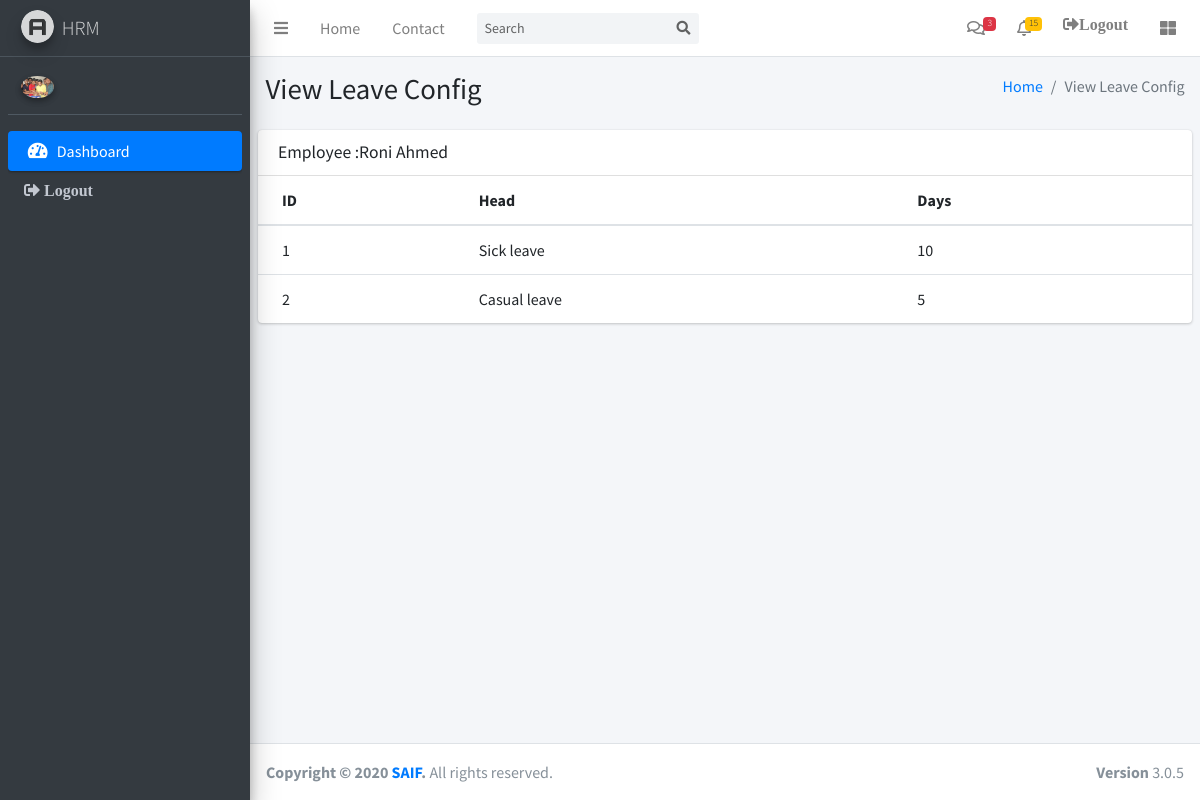
Page /index.php/LeaveController/ViewConfig/1 on the committed database.
### tables this page shows
CREATE TABLE `employees` (
  `id` int(10) UNSIGNED NOT NULL,
  `name` varchar(45) NOT NULL DEFAULT '',
  `contact` varchar(45) NOT NULL DEFAULT '',
  `joining_date` datetime DEFAULT NULL,
  `email` varchar(45) NOT NULL DEFAULT '',
  `user_id` int(10) UNSIGNED DEFAULT NULL,
  `image` varchar(150) NOT NULL,
  `position` varchar(45) NOT NULL,
  `dept_id` int(11) DEFAULT NULL,
  `password` varchar(45) NOT NULL,
  `address` varchar(150) NOT NULL,
  `status` tinyint(3) UNSIGNED NOT NULL
);

CREATE TABLE `leave_config` (
  `id` int(10) UNSIGNED NOT NULL,
  `cat_id` int(10) UNSIGNED NOT NULL,
  `emp_id` int(10) UNSIGNED NOT NULL,
  `days` int(10) UNSIGNED NOT NULL
);

CREATE TABLE `leave_category` (
  `id` int(10) UNSIGNED NOT NULL,
  `name` varchar(45) NOT NULL
);

### application/controllers/LeaveController.php (called while the page is built, shortened)
<?php
class LeaveController extends CI_Controller {
	public function ViewConfig($id){
		$data1= $this->db->query("select id,name from employees where  id='$id' ");
		$result1 = $data1->row_array();
		$data = $this->db->query("select l.id,l.emp_id, l.cat_id,l.days ,c.name catname from leave_config l ,leave_category c where l.emp_id='$id' and l.cat_id=c.id");
		$result=$data->result_array();
		$this->load->view('layout/header.php');
		$this->load->view('layout/navbar.php');
		$this->load->view('layout/main_sidebar.php');
		$this->load->view('leave/view_config',array('emp'=>$result1,'config'=>$result));
		$this->load->view('layout/footer.php');
	}
}

### index.php (called while the page is built, shortened)
<?php
require_once BASEPATH.'core/CodeIgniter.php';

### application/config/config.php (called while the page is built, shortened)
<?php
$config['base_url'] = 'http://localhost/ci/';
$config['index_page'] = 'index.php';
$config['uri_protocol']	= 'REQUEST_URI';
$config['url_suffix'] = '';
$config['language']	= 'english';
$config['charset'] = 'UTF-8';
$config['enable_hooks'] = FALSE;
$config['subclass_prefix'] = 'MY_';
$config['composer_autoload'] = FALSE;
$config['permitted_uri_chars'] = 'a-z 0-9~%.:_\-';
$config['enable_query_strings'] = FALSE;
$config['controller_trigger'] = 'c';
$config['function_trigger'] = 'm';
$config['directory_trigger'] = 'd';
$config['allow_get_array'] = TRUE;
$config['log_threshold'] = 0;
$config['log_path'] = '';
$config['log_file_extension'] = '';
$config['log_file_permissions'] = 0644;
$config['log_date_format'] = 'Y-m-d H:i:s';
$config['error_views_path'] = '';
$config['cache_path'] = '';
$config['cache_query_string'] = FALSE;
$config['encryption_key'] = '';
$config['sess_driver'] = 'files';
$config['sess_cookie_name'] = 'ci_session';
$config['sess_expiration'] = 7200;
$config['sess_save_path'] = NULL;
$config['sess_match_ip'] = FALSE;
$config['sess_time_to_update'] = 300;
$config['sess_regenerate_destroy'] = FALSE;
$config['cookie_prefix']	= '';
$config['cookie_domain']	= '';
$config['cookie_path']		= '/';
$config['cookie_secure']	= FALSE;
$config['cookie_httponly'] 	= FALSE;
$config['standardize_newlines'] = FALSE;
$config['global_xss_filtering'] = FALSE;
$config['csrf_protection'] = FALSE;
$config['csrf_token_name'] = 'csrf_test_name';
$config['csrf_cookie_name'] = 'csrf_cookie_name';
$config['csrf_expire'] = 7200;
$config['csrf_regenerate'] = TRUE;
$config['csrf_exclude_uris'] = array();
$config['compress_output'] = FALSE;
$config['time_reference'] = 'local';
$config['rewrite_short_tags'] = FALSE;
$config['proxy_ips'] = '';

### application/views/leave/view_config.php (the view)
<div class="content-wrapper">
    <section class="content-header">
      <div class="container-fluid">
        <div class="row mb-2">
          <div class="col-sm-6">
            <h1>View Leave Config</h1>
          </div>
          <div class="col-sm-6">
            <ol class="breadcrumb float-sm-right">
              <li class="breadcrumb-item"><a href="#">Home</a></li>
              <li class="breadcrumb-item active">View Leave Config</li>
            </ol>
          </div>
        </div>
      </div>
    </section>
    <section class="content">
       <div class="card">
              <div class="card-header">
                <h2 class="card-title">Employee :<?php echo $emp['name']; ?> </h2>
              </div>
              <div class="card-body table-responsive p-0">
                <table class="table table-hover text-nowrap">
                  <thead>
                    <tr>
                      <th>ID</th>
                      <th>Head </th>
                      <th>Days</th>
                    </tr>
                  </thead>
                  <tbody>
                    <?php foreach($config as $row){ ?>
                    <tr>
                      <td><?php echo $row['id']?></td>
                      <td><?php echo $row['catname']?></td>
                      <td><?php echo $row['days']?></td>
                    <?php }?>
                    </tr>
                  </tbody>
                </table>
              </div>
            </div>
    </section>
  </div>

### application/views/layout/main_sidebar.php (shortened to what this page needs)
  <?php
      $id= $this->session->userdata('ses_id');
     $data= $this->db->query("SELECT * FROM `employees` WHERE `user_id`='$id'");
      $result=$data->row_array();
  ?>
  <aside class="main-sidebar sidebar-dark-primary elevation-4">
    <a href="index3.html" class="brand-link">
      <img src="<?php echo base_url() ?>assets/dist/img/AdminLTELogo.png" alt="AdminLTE Logo" class="brand-image img-circle elevation-3"
      style="opacity: .8">
      <span class="brand-text font-weight-light">HRM</span>
    </a>
    <div class="sidebar">
      <div class="user-panel mt-3 pb-3 mb-3 d-flex">
        <div class="image">
          <img src="<?php echo base_url()?>image/employee/<?php echo $result['image'] ?>" class="img-circle elevation-2" alt="User Image">
        </div>
        <div class="info">
        </div>
      </div>
      <nav class="mt-2">
        <ul class="nav nav-pills nav-sidebar flex-column" data-widget="treeview" role="menu" data-accordion="false">
           <li class="nav-item has-treeview menu-open">
            <?php echo anchor("HomeController",'<i class="nav-icon fas fa-tachometer-alt"></i> <p>Dashboard</p>',array('class'=>'nav-link active')) ?>
          </li>
        <li class="nav-item has-treeview">
         <?php echo anchor("LoginController/Logout"," Logout",array('class' => 'nav-link fas fa-sign-out-alt')); ?>
       </li>
     </ul>
   </nav>
 </div>
</aside>

### rows in the picture
employees: image (picture)
employees: name "Roni Ahmed"
leave_config: id "1", leave_category.name "Sick leave", days "10"
leave_config: id "2", leave_category.name "Casual leave", days "5"
